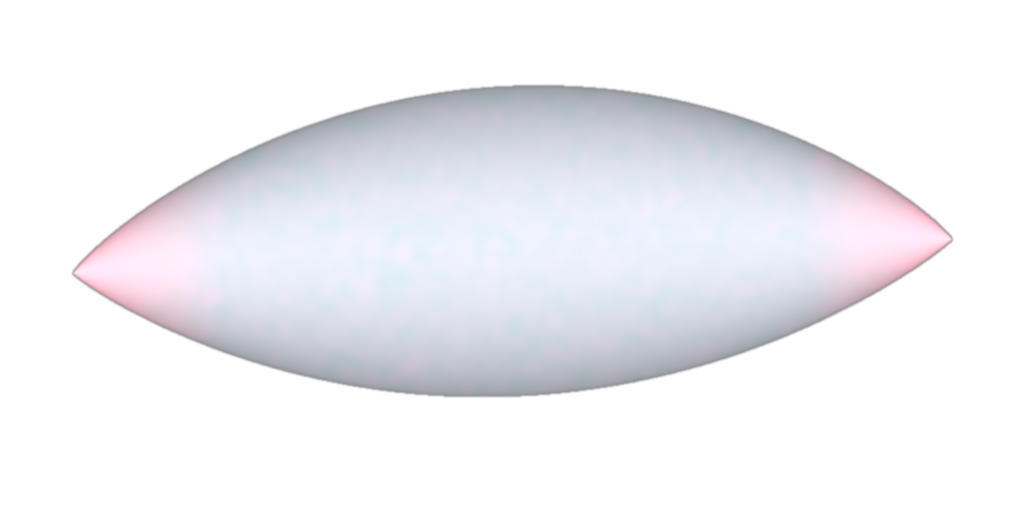
#> input picture web/assets/eyes/eye_sclera.png, 1024 x 512 px, given as the content of the folder ../web/assets/eyes/eye_sclera.png, which was not available
$ python _prev.py ../web/assets/eyes/eye_sclera.png ../web/assets/eyes/iris_blue.png
#> lines starting #> are read from the running program, lines starting #| are printed output that depends on the picture
import os, sys, glob
from PIL import Image
src = sys.argv[1]; dst = sys.argv[2]
os.makedirs(dst, exist_ok=True)
for p in sorted(glob.glob(os.path.join(src, '*.png'))):
    im = Image.open(p).convert('RGB').resize((960, 540), Image.LANCZOS)
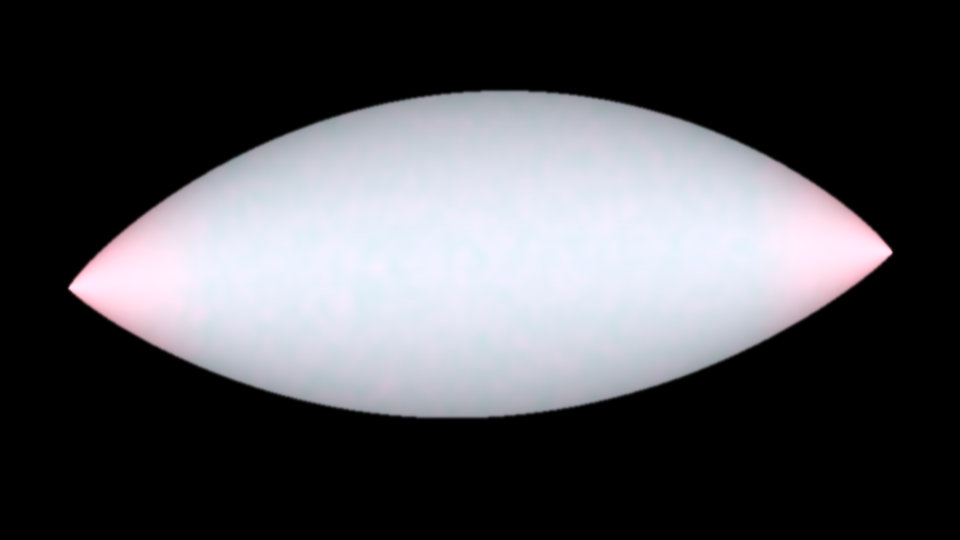
#> im: PIL image 960x540 RGB; mean R, G, B 77.6, 77.8, 82
    im.save(os.path.join(dst, os.path.basename(p)[:-4] + '.jpg'), quality=82)
    print('ok', os.path.basename(p))

$ run again, on web/assets/eyes/iris_blue.png
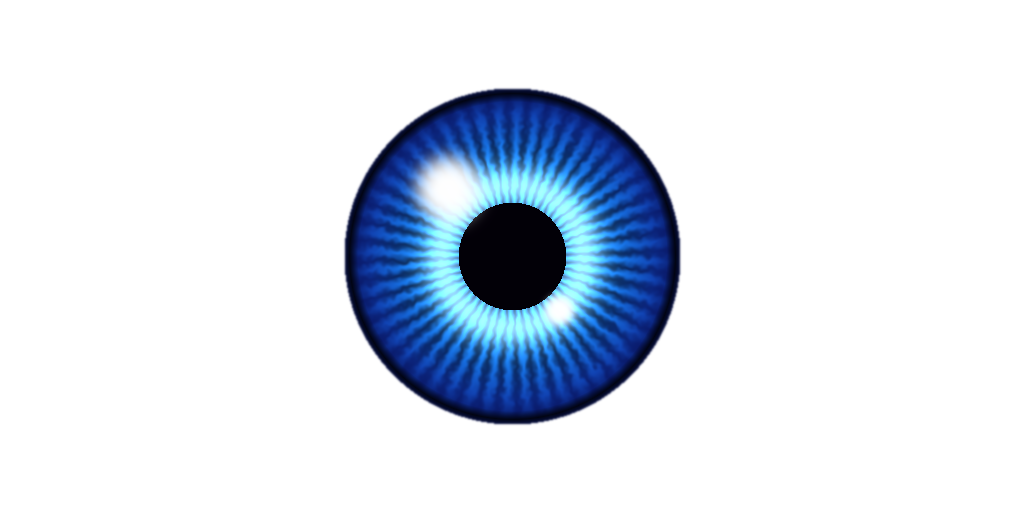
#> input picture web/assets/eyes/iris_blue.png, 1024 x 512 px, given as the content of the folder ../web/assets/eyes/iris_blue.png, which was not available
#> `im = Image.open(p).convert('RGB').resize((960, 540), Image.LANCZOS)`:
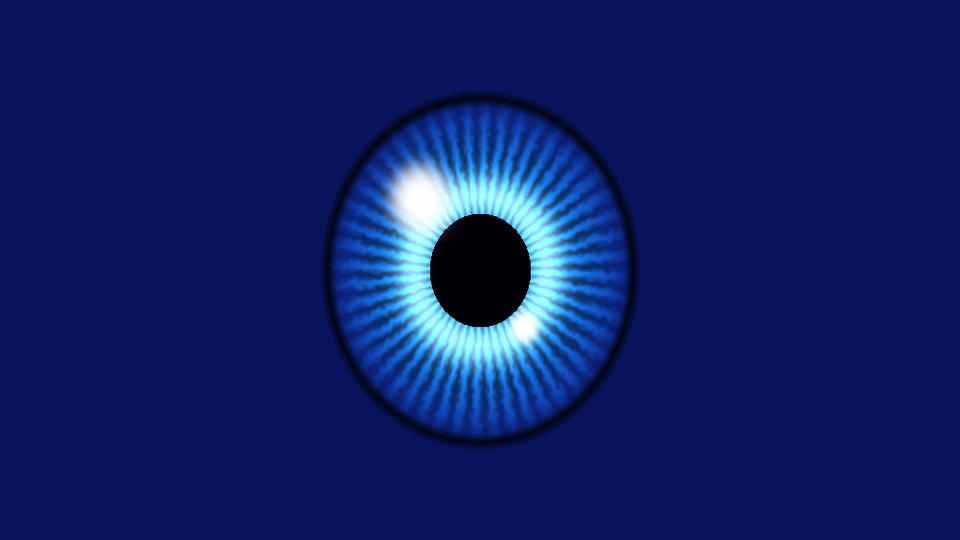
#> im: PIL image 960x540 RGB; mean R, G, B 13.9, 30.5, 100.3
